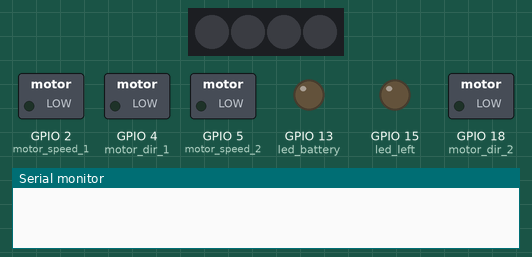
Recording of a program running on a simulated ESP32. On the bench: 4 RGB LEDs in strip order, left to right, switched loads named in the program (green lamp = pin HIGH), output pins drawn as LEDs (lit = HIGH), the last lines printed to the serial monitor.

Above: at 0.0 s.
At 1.1 s:
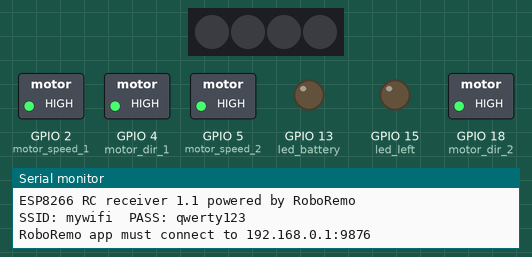
Timing chart, 0 to 2.6 s (numbered marks = the images above):
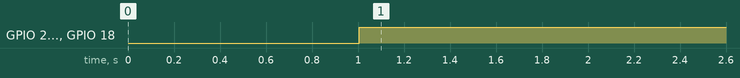

The program:

main.cpp
```cpp
#include <Arduino.h>
#include <roboremo.h>
#include "FastLED.h"

roboremo roboremo_main;
#define NUM_LEDS 4
#define DATA_PIN 12

CRGB leds[NUM_LEDS];

#define motor_speed_1 2
#define motor_speed_2 5
#define motor_dir_1 4
#define motor_dir_2 18
#define led_left 15
#define BATTERY_PIN 35
#define LOW_BATTERY_THRESHOLD 3.3 // 3.3 voltage
#define led_battery 13

const int pwmChannel_1 = 0;
const int pwmChannel_2 = 1;
const int pwmFreq = 5000;
const int pwmResolution = 8; // 8-bit resolution (0-255)

// void setup()
// {
//   Serial.begin(115200);

//   roboremo_main.begin();

//   ledcSetup(pwmChannel_1, pwmFreq, pwmResolution);
//   ledcSetup(pwmChannel_2, pwmFreq, pwmResolution);
//   ledcAttachPin(motor_speed_1, pwmChannel_1);
//   ledcAttachPin(motor_speed_2, pwmChannel_2);
//   pinMode(motor_dir_1, OUTPUT);
//   pinMode(motor_dir_2, OUTPUT);
//   digitalWrite(motor_dir_1, LOW);
//   digitalWrite(motor_dir_2, LOW);
//   pinMode(led_left, OUTPUT);
//   digitalWrite(led_left, LOW);

//   ledcWrite(pwmChannel_1, 0);
//   ledcWrite(pwmChannel_2, 0);

//   pinMode(led_battery, OUTPUT);
//   digitalWrite(led_battery, LOW);
// }
// /**/
void setup()
{
  Serial.begin(115200);
  roboremo_main.begin();

  ledcSetup(pwmChannel_1, pwmFreq, pwmResolution);
  ledcSetup(pwmChannel_2, pwmFreq, pwmResolution);
  ledcAttachPin(motor_speed_1, pwmChannel_1);
  ledcAttachPin(motor_speed_2, pwmChannel_2);
  pinMode(motor_dir_1, OUTPUT);
  pinMode(motor_dir_2, OUTPUT);
  digitalWrite(motor_dir_1, LOW);
  digitalWrite(motor_dir_2, LOW);
  pinMode(led_left, OUTPUT);
  digitalWrite(led_left, LOW);
  FastLED.addLeds<WS2811, DATA_PIN, RGB>(leds, NUM_LEDS);
  //   // Configure PWM Pins
  //   ledcSetup(0, freq, resolution);
  //   ledcSetup(1, freq, resolution);
  //   ledcAttachPin(enable1Pin, 0);
  //   ledcAttachPin(enable2Pin, 1);

  // Initialize PWM with 0 duty cycle
  ledcWrite(pwmChannel_1, 0);
  ledcWrite(pwmChannel_2, 0);

  pinMode(led_battery, OUTPUT);
  digitalWrite(led_battery, LOW);

}

void loop()
{
  roboremo_main.handel();

  if (roboremo_main.sliderValue[1] > 0)
  {
    digitalWrite(motor_dir_1, LOW);
    leds[2] = CRGB(0, abs(roboremo_main.sliderValue[1]), 0);
    leds[3] = CRGB(0, abs(roboremo_main.sliderValue[1]), 0);

    FastLED.show();
    ledcWrite(pwmChannel_1, roboremo_main.sliderValue[1]);
    // Serial.println(roboremo_main.sliderValue[1]);
  }
  else
  {
    digitalWrite(motor_dir_1, HIGH);
    leds[2] = CRGB(abs(roboremo_main.sliderValue[1]), 0, 0);
    leds[3] = CRGB(abs(roboremo_main.sliderValue[1]), 0, 0);

    FastLED.show();
    ledcWrite(pwmChannel_1, 255 - abs(roboremo_main.sliderValue[1]));
  }

  if (roboremo_main.sliderValue[2] > 0)
  {
    digitalWrite(motor_dir_2, LOW);
    ledcWrite(pwmChannel_2, roboremo_main.sliderValue[2]);
    // Serial.println(roboremo_main.sliderValue[1]);
    leds[0] = CRGB(0, roboremo_main.sliderValue[2], 0);
    leds[1] = CRGB(0, roboremo_main.sliderValue[2], 0);

    FastLED.show();

  }
  else
  {
    digitalWrite(motor_dir_2, HIGH);
    leds[0] = CRGB(abs(roboremo_main.sliderValue[2]), 0, 0);
    leds[1] = CRGB(abs(roboremo_main.sliderValue[2]), 0, 0);

    FastLED.show();
    ledcWrite(pwmChannel_2, 255 - abs(roboremo_main.sliderValue[2]));
  }
  digitalWrite(led_left, roboremo_main.buttonValue[1]);

  if (roboremo_main.batteryPercentage <= 15)
  {
    digitalWrite(led_battery, HIGH);
  }
  else
  {
    digitalWrite(led_battery, LOW);
  }
}
```

Measured:
- by itself, GPIO 2 (motor_speed_1), GPIO 4 (motor_dir_1), GPIO 5 (motor_speed_2), GPIO 18 (motor_dir_2): LOW → HIGH at 1.0 s
